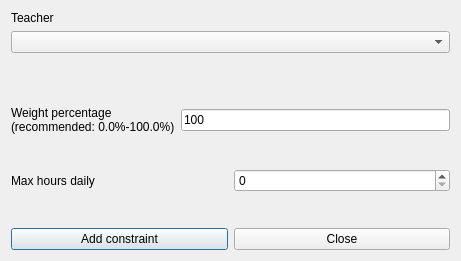
<?xml version="1.0" encoding="UTF-8"?>
<ui version="4.0">
 <class>AddConstraintTeacherMaxHoursDailyForm_template</class>
 <widget class="QDialog" name="AddConstraintTeacherMaxHoursDailyForm_template">
  <property name="geometry">
   <rect>
    <x>0</x>
    <y>0</y>
    <width>461</width>
    <height>261</height>
   </rect>
  </property>
  <property name="windowTitle">
   <string extracomment="This is the title of the dialog to add a new constraint of this type">Add teacher max hours daily</string>
  </property>
  <layout class="QGridLayout" name="gridLayout">
   <item row="0" column="0">
    <layout class="QVBoxLayout" name="verticalLayout">
     <item>
      <widget class="QLabel" name="teacherTextLabel">
       <property name="frameShape">
        <enum>QFrame::NoFrame</enum>
       </property>
       <property name="frameShadow">
        <enum>QFrame::Plain</enum>
       </property>
       <property name="text">
        <string>Teacher</string>
       </property>
       <property name="wordWrap">
        <bool>false</bool>
       </property>
      </widget>
     </item>
     <item>
      <widget class="QComboBox" name="teachersComboBox">
       <property name="editable">
        <bool>false</bool>
       </property>
       <property name="insertPolicy">
        <enum>QComboBox::NoInsert</enum>
       </property>
       <property name="autoCompletion">
        <bool>false</bool>
       </property>
       <property name="duplicatesEnabled">
        <bool>false</bool>
       </property>
      </widget>
     </item>
    </layout>
   </item>
   <item row="1" column="0">
    <spacer name="verticalSpacer">
     <property name="orientation">
      <enum>Qt::Vertical</enum>
     </property>
     <property name="sizeHint" stdset="0">
      <size>
       <width>20</width>
       <height>47</height>
      </size>
     </property>
    </spacer>
   </item>
   <item row="2" column="0">
    <layout class="QHBoxLayout" name="horizontalLayout_3">
     <item>
      <widget class="QLabel" name="weightTextLabel">
       <property name="frameShape">
        <enum>QFrame::NoFrame</enum>
       </property>
       <property name="frameShadow">
        <enum>QFrame::Plain</enum>
       </property>
       <property name="text">
        <string>Weight percentage
(recommended: 0.0%-100.0%)</string>
       </property>
       <property name="wordWrap">
        <bool>false</bool>
       </property>
      </widget>
     </item>
     <item>
      <widget class="QLineEdit" name="weightLineEdit">
       <property name="text">
        <string>100</string>
       </property>
      </widget>
     </item>
    </layout>
   </item>
   <item row="3" column="0">
    <spacer name="verticalSpacer_2">
     <property name="orientation">
      <enum>Qt::Vertical</enum>
     </property>
     <property name="sizeHint" stdset="0">
      <size>
       <width>20</width>
       <height>29</height>
      </size>
     </property>
    </spacer>
   </item>
   <item row="4" column="0">
    <layout class="QHBoxLayout" name="horizontalLayout_2">
     <item>
      <widget class="QLabel" name="maxHoursTextLabel">
       <property name="frameShape">
        <enum>QFrame::NoFrame</enum>
       </property>
       <property name="frameShadow">
        <enum>QFrame::Plain</enum>
       </property>
       <property name="text">
        <string>Max hours daily</string>
       </property>
       <property name="wordWrap">
        <bool>false</bool>
       </property>
      </widget>
     </item>
     <item>
      <widget class="QSpinBox" name="maxHoursSpinBox"/>
     </item>
    </layout>
   </item>
   <item row="5" column="0">
    <spacer name="verticalSpacer_3">
     <property name="orientation">
      <enum>Qt::Vertical</enum>
     </property>
     <property name="sizeHint" stdset="0">
      <size>
       <width>20</width>
       <height>30</height>
      </size>
     </property>
    </spacer>
   </item>
   <item row="6" column="0">
    <layout class="QHBoxLayout" name="horizontalLayout">
     <item>
      <widget class="QPushButton" name="addConstraintPushButton">
       <property name="text">
        <string>Add constraint</string>
       </property>
      </widget>
     </item>
     <item>
      <widget class="QPushButton" name="closePushButton">
       <property name="text">
        <string>Close</string>
       </property>
      </widget>
     </item>
    </layout>
   </item>
  </layout>
 </widget>
 <layoutdefault spacing="6" margin="11"/>
 <tabstops>
  <tabstop>teachersComboBox</tabstop>
  <tabstop>weightLineEdit</tabstop>
  <tabstop>maxHoursSpinBox</tabstop>
  <tabstop>addConstraintPushButton</tabstop>
  <tabstop>closePushButton</tabstop>
 </tabstops>
 <resources/>
 <connections/>
</ui>
